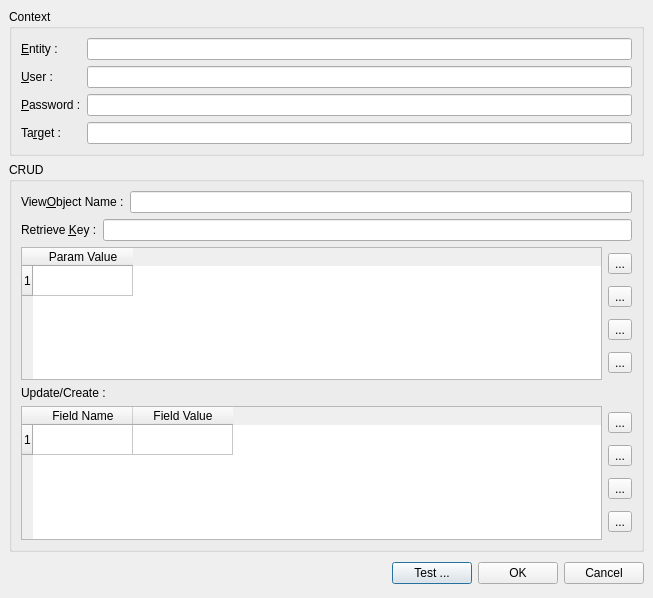
<ui version="4.0" >
 <class>CrudWebServicesPropertyDialog</class>
 <widget class="QDialog" name="CrudWebServicesPropertyDialog" >
  <property name="geometry" >
   <rect>
    <x>0</x>
    <y>0</y>
    <width>653</width>
    <height>598</height>
   </rect>
  </property>
  <property name="windowTitle" >
   <string>WebServices Property</string>
  </property>
  <layout class="QVBoxLayout" >
   <property name="margin" >
    <number>9</number>
   </property>
   <property name="spacing" >
    <number>6</number>
   </property>
   <item>
    <widget class="QGroupBox" name="groupBox" >
     <property name="title" >
      <string>Context</string>
     </property>
     <layout class="QGridLayout" >
      <property name="margin" >
       <number>9</number>
      </property>
      <property name="spacing" >
       <number>6</number>
      </property>
      <item row="2" column="2" >
       <widget class="QLineEdit" name="m_passwordLineEdit" >
        <property name="echoMode" >
         <enum>QLineEdit::Password</enum>
        </property>
       </widget>
      </item>
      <item row="3" column="2" >
       <widget class="QLineEdit" name="m_targetLineEdit" />
      </item>
      <item row="2" column="0" >
       <widget class="QLabel" name="label_3" >
        <property name="text" >
         <string>&amp;Password :</string>
        </property>
        <property name="buddy" >
         <cstring>m_passwordLineEdit</cstring>
        </property>
       </widget>
      </item>
      <item row="1" column="0" >
       <widget class="QLabel" name="label_2" >
        <property name="text" >
         <string>&amp;User :</string>
        </property>
        <property name="buddy" >
         <cstring>m_entityLineEdit</cstring>
        </property>
       </widget>
      </item>
      <item row="3" column="0" >
       <widget class="QLabel" name="label_4" >
        <property name="text" >
         <string>Ta&amp;rget :</string>
        </property>
        <property name="buddy" >
         <cstring>m_targetLineEdit</cstring>
        </property>
       </widget>
      </item>
      <item row="0" column="0" >
       <widget class="QLabel" name="label" >
        <property name="text" >
         <string>&amp;Entity : </string>
        </property>
        <property name="buddy" >
         <cstring>m_entityLineEdit</cstring>
        </property>
       </widget>
      </item>
      <item row="1" column="2" >
       <widget class="QLineEdit" name="m_userLineEdit" />
      </item>
      <item row="0" column="2" >
       <widget class="QLineEdit" name="m_entityLineEdit" >
        <property name="inputMask" >
         <string>#999; </string>
        </property>
       </widget>
      </item>
     </layout>
    </widget>
   </item>
   <item>
    <widget class="QGroupBox" name="groupBox_3" >
     <property name="title" >
      <string>CRUD</string>
     </property>
     <layout class="QVBoxLayout" >
      <property name="margin" >
       <number>9</number>
      </property>
      <property name="spacing" >
       <number>6</number>
      </property>
      <item>
       <layout class="QHBoxLayout" >
        <property name="margin" >
         <number>0</number>
        </property>
        <property name="spacing" >
         <number>6</number>
        </property>
        <item>
         <widget class="QLabel" name="label_10" >
          <property name="text" >
           <string>View&amp;Object Name :</string>
          </property>
          <property name="buddy" >
           <cstring>m_viewObjectLineEdit</cstring>
          </property>
         </widget>
        </item>
        <item>
         <widget class="QLineEdit" name="m_viewObjectLineEdit" />
        </item>
       </layout>
      </item>
      <item>
       <layout class="QHBoxLayout" >
        <property name="margin" >
         <number>0</number>
        </property>
        <property name="spacing" >
         <number>6</number>
        </property>
        <item>
         <widget class="QLabel" name="label_8" >
          <property name="text" >
           <string>Retrieve &amp;Key :</string>
          </property>
          <property name="buddy" >
           <cstring>m_retrieveKeyLineEdit</cstring>
          </property>
         </widget>
        </item>
        <item>
         <widget class="QLineEdit" name="m_retrieveKeyLineEdit" />
        </item>
       </layout>
      </item>
      <item>
       <layout class="QHBoxLayout" >
        <property name="margin" >
         <number>0</number>
        </property>
        <property name="spacing" >
         <number>6</number>
        </property>
        <item>
         <widget class="QTableWidget" name="m_paramTableWidget" >
          <row>
           <property name="text" >
            <string>1</string>
           </property>
          </row>
          <column>
           <property name="text" >
            <string>Param Value</string>
           </property>
          </column>
         </widget>
        </item>
        <item>
         <layout class="QVBoxLayout" >
          <property name="margin" >
           <number>0</number>
          </property>
          <property name="spacing" >
           <number>6</number>
          </property>
          <item>
           <widget class="QToolButton" name="m_addParamToolButton" >
            <property name="text" >
             <string>...</string>
            </property>
            <property name="icon" >
             <iconset resource="../images/application.qrc" >:/ajouter.png</iconset>
            </property>
           </widget>
          </item>
          <item>
           <widget class="QToolButton" name="m_delParamToolButton" >
            <property name="text" >
             <string>...</string>
            </property>
            <property name="icon" >
             <iconset resource="../images/application.qrc" >:/supprimer.png</iconset>
            </property>
           </widget>
          </item>
          <item>
           <widget class="QToolButton" name="m_previousParamToolButton" >
            <property name="text" >
             <string>...</string>
            </property>
            <property name="icon" >
             <iconset resource="../images/application.qrc" >:/previous.png</iconset>
            </property>
           </widget>
          </item>
          <item>
           <widget class="QToolButton" name="m_nextParamToolButton" >
            <property name="text" >
             <string>...</string>
            </property>
            <property name="icon" >
             <iconset resource="../images/application.qrc" >:/next.png</iconset>
            </property>
           </widget>
          </item>
         </layout>
        </item>
       </layout>
      </item>
      <item>
       <widget class="QLabel" name="label_9" >
        <property name="text" >
         <string>Update/Create :</string>
        </property>
       </widget>
      </item>
      <item>
       <layout class="QHBoxLayout" >
        <property name="margin" >
         <number>0</number>
        </property>
        <property name="spacing" >
         <number>6</number>
        </property>
        <item>
         <widget class="QTableWidget" name="m_setTableWidget" >
          <row>
           <property name="text" >
            <string>1</string>
           </property>
          </row>
          <column>
           <property name="text" >
            <string>Field Name</string>
           </property>
          </column>
          <column>
           <property name="text" >
            <string>Field Value</string>
           </property>
          </column>
         </widget>
        </item>
        <item>
         <layout class="QVBoxLayout" >
          <property name="margin" >
           <number>0</number>
          </property>
          <property name="spacing" >
           <number>6</number>
          </property>
          <item>
           <widget class="QToolButton" name="m_addFieldToolButton" >
            <property name="text" >
             <string>...</string>
            </property>
            <property name="icon" >
             <iconset resource="../images/application.qrc" >:/ajouter.png</iconset>
            </property>
           </widget>
          </item>
          <item>
           <widget class="QToolButton" name="m_delFieldToolButton" >
            <property name="text" >
             <string>...</string>
            </property>
            <property name="icon" >
             <iconset resource="../images/application.qrc" >:/supprimer.png</iconset>
            </property>
           </widget>
          </item>
          <item>
           <widget class="QToolButton" name="m_previousFieldToolButton" >
            <property name="text" >
             <string>...</string>
            </property>
            <property name="icon" >
             <iconset resource="../images/application.qrc" >:/previous.png</iconset>
            </property>
           </widget>
          </item>
          <item>
           <widget class="QToolButton" name="m_nextFieldToolButton" >
            <property name="text" >
             <string>...</string>
            </property>
            <property name="icon" >
             <iconset resource="../images/application.qrc" >:/next.png</iconset>
            </property>
           </widget>
          </item>
         </layout>
        </item>
       </layout>
      </item>
     </layout>
    </widget>
   </item>
   <item>
    <layout class="QHBoxLayout" >
     <property name="margin" >
      <number>0</number>
     </property>
     <property name="spacing" >
      <number>6</number>
     </property>
     <item>
      <spacer>
       <property name="orientation" >
        <enum>Qt::Horizontal</enum>
       </property>
       <property name="sizeHint" >
        <size>
         <width>131</width>
         <height>31</height>
        </size>
       </property>
      </spacer>
     </item>
     <item>
      <widget class="QPushButton" name="m_testButton" >
       <property name="text" >
        <string>Test ...</string>
       </property>
       <property name="icon" >
        <iconset resource="../images/application.qrc" >:/exec.png</iconset>
       </property>
      </widget>
     </item>
     <item>
      <widget class="QPushButton" name="okButton" >
       <property name="text" >
        <string>OK</string>
       </property>
      </widget>
     </item>
     <item>
      <widget class="QPushButton" name="cancelButton" >
       <property name="text" >
        <string>Cancel</string>
       </property>
      </widget>
     </item>
    </layout>
   </item>
  </layout>
 </widget>
 <tabstops>
  <tabstop>m_testButton</tabstop>
  <tabstop>okButton</tabstop>
  <tabstop>cancelButton</tabstop>
 </tabstops>
 <resources>
  <include location="../images/application.qrc" />
 </resources>
 <connections>
  <connection>
   <sender>okButton</sender>
   <signal>clicked()</signal>
   <receiver>CrudWebServicesPropertyDialog</receiver>
   <slot>accept()</slot>
   <hints>
    <hint type="sourcelabel" >
     <x>531</x>
     <y>592</y>
    </hint>
    <hint type="destinationlabel" >
     <x>96</x>
     <y>254</y>
    </hint>
   </hints>
  </connection>
  <connection>
   <sender>cancelButton</sender>
   <signal>clicked()</signal>
   <receiver>CrudWebServicesPropertyDialog</receiver>
   <slot>reject()</slot>
   <hints>
    <hint type="sourcelabel" >
     <x>612</x>
     <y>592</y>
    </hint>
    <hint type="destinationlabel" >
     <x>179</x>
     <y>282</y>
    </hint>
   </hints>
  </connection>
 </connections>
</ui>
